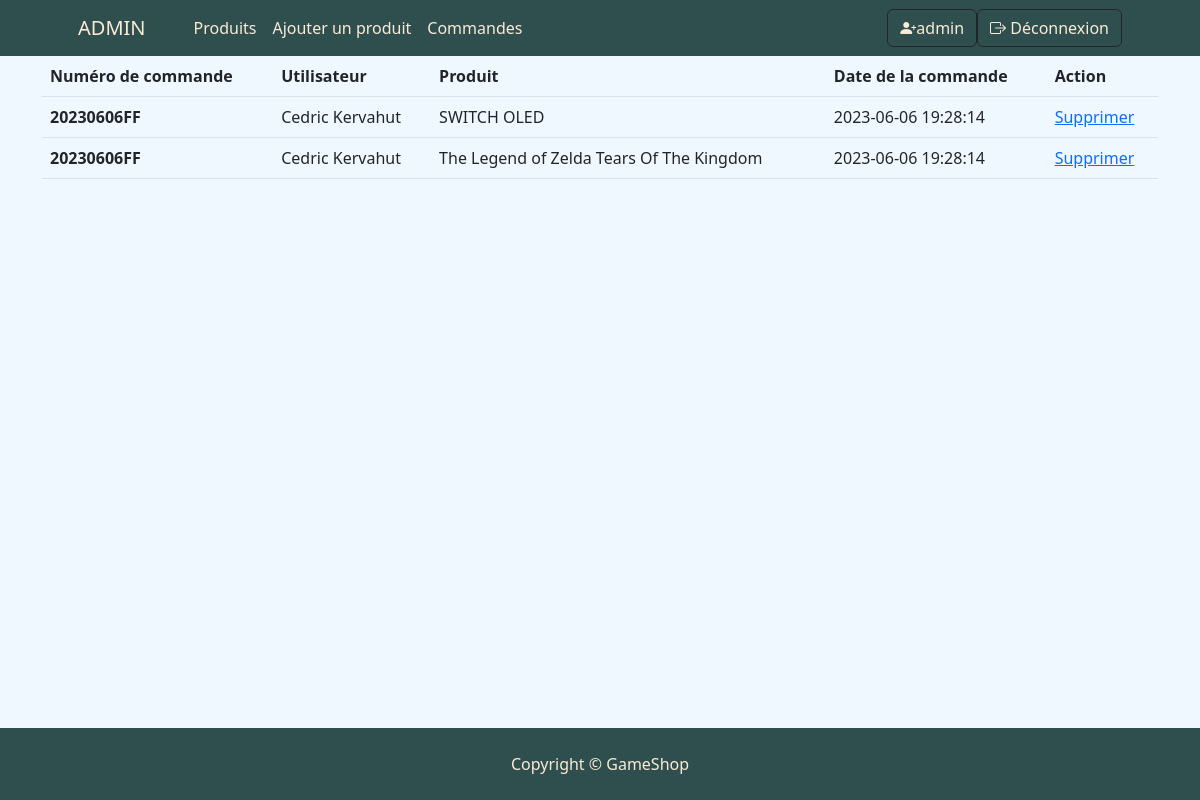
Page /GAMESHOP_CK/admin/admin-orders.php (signed in) on the committed database.
### tables this page shows
CREATE TABLE IF NOT EXISTS `orders` (
  `order_id` int NOT NULL AUTO_INCREMENT,
  `order_number` varchar(10) NOT NULL,
  `user_id` int NOT NULL,
  `product_id` int NOT NULL,
  `created` varchar(100) NOT NULL,
  PRIMARY KEY (`order_id`),
  KEY `user_id` (`user_id`),
  KEY `product_id` (`product_id`)
);

CREATE TABLE IF NOT EXISTS `user` (
  `id_user` int NOT NULL AUTO_INCREMENT,
  `nomPren_user` varchar(100) DEFAULT NULL,
  `email_user` varchar(100) DEFAULT NULL,
  `pass_user` varchar(250) DEFAULT NULL,
  `tel_user` varchar(10) DEFAULT NULL,
  `adress_user` text,
  `login_user` varchar(100) DEFAULT NULL,
  PRIMARY KEY (`id_user`)
);

CREATE TABLE IF NOT EXISTS `produit` (
  `id_prod` int NOT NULL AUTO_INCREMENT,
  `title_prod` varchar(100) DEFAULT NULL,
  `desc_prod` text,
  `prix_prod` varchar(100) DEFAULT NULL,
  `img_prod` varchar(100) DEFAULT NULL,
  PRIMARY KEY (`id_prod`)
);

### GAMESHOP_CK/inc/db-function.php (called while the page is built, shortened)
<?php
function connect(){
  $host       ="localhost";
  $username   ="root";
  $pass       ="root";
  $dbname     ="shop_bdd";
  $connexion = new mysqli($host, $username, $pass, $dbname);
  if($connexion){
    return $connexion;
  } else {
    die('Connexion impossible');
  }
}
function get_all_orders() {
  $bdd = connect();
  $requete_sql = "SELECT o.*, u.*, p.* FROM orders as o LEFT JOIN user as u ON o.user_id = u.id_user LEFT JOIN produit as p ON p.id_prod = o.product_id";
  $result_sql = $bdd->query($requete_sql);
  if($result_sql->num_rows > 0) {
    return $result_sql->fetch_all(MYSQLI_ASSOC);
  }
}
?>

### GAMESHOP_CK/admin/admin-orders.php (the view, shortened to what this page needs)
<?php require $_SERVER['DOCUMENT_ROOT'] . '/GAMESHOP_CK/layouts/header-admin.php'; ?>
<?php require $_SERVER['DOCUMENT_ROOT'] . '/GAMESHOP_CK/inc/db-function.php'; ?>
<div class="container">
    <?php $orders = get_all_orders(); ?>
    <?php if (empty($orders)) { ?>
        <p>Vous n'avez pas de commandes.</p>
    <?php } else { ?>
        <table class="table">
            <thead>
                <tr>
                    <th scope="col">Numéro de commande</th>
                    <th scope="col">Utilisateur</th>
                    <th scope="col">Produit</th>
                    <th scope="col">Date de la commande</th>
                    <th scope="col">Action</th>
                </tr>
            </thead>
            <tbody>
                <?php $orders = get_all_orders(); ?>
                <?php foreach($orders as $order) { ?>
                    <tr>
                        <th scope="row"><?= $order["order_number"] ?></th>
                        <td><?= $order["nomPren_user"] ?></td>
                        <td><?= $order["title_prod"] ?></td>
                        <td><?= $order["created"] ?></td>
                        <td>
                            <a href="admin-orders.php?action=del&id=<?= $order["order_id"] ?>" onclick="return confirm('Etes vous sur de vouloir supprimer la commande ?')">Supprimer</a>
                        </td>
                    </tr>
                <?php } ?>
            </tbody>
        </table>
    <?php } ?>
</div>
<?php require $_SERVER['DOCUMENT_ROOT'] . '/GAMESHOP_CK/layouts/footer.php'; ?>

### GAMESHOP_CK/assets/CSS/style.css (style rules this page uses)
html { position: relative; min-height: 100%; background-color: aliceblue; }
body { background-color: aliceblue; }

### rows in the picture
orders: order_number "20230606FF", user.nomPren_user "Cedric Kervahut", product.title_prod "SWITCH OLED", created "2023-06-06 19:28:14"
orders: order_number "20230606FF", user.nomPren_user "Cedric Kervahut", product.title_prod "The Legend of Zelda Tears Of The Kingdom", created "2023-06-06 19:28:14"

### other values in the picture
$_SESSION["login_admin"] "admin"
